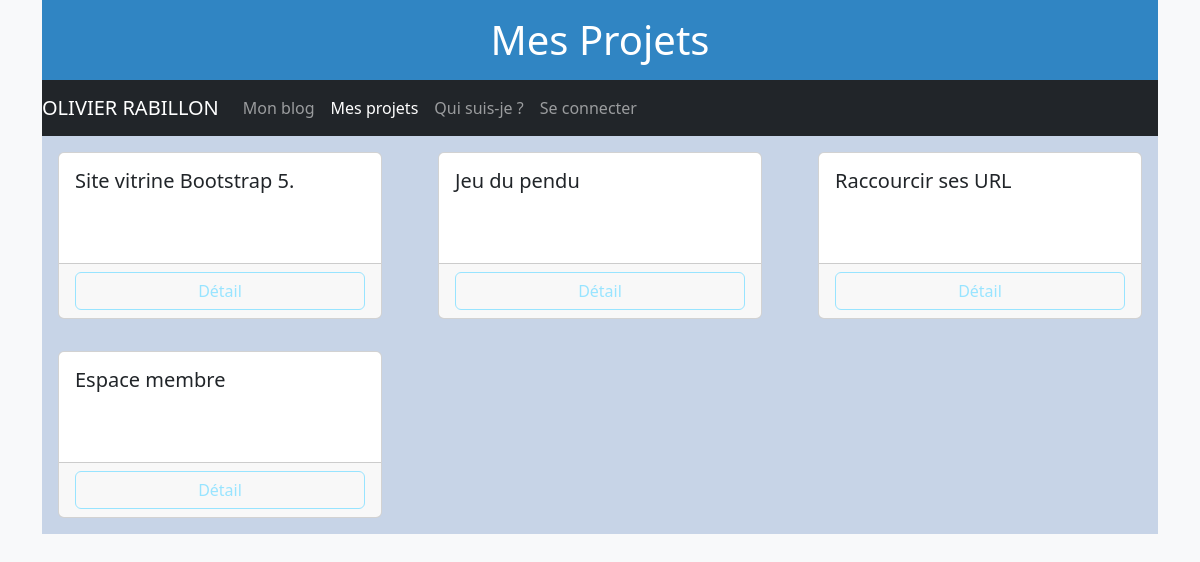
Screenshot of /listeProjet with the database file from the repository.
### tables this page shows
CREATE TABLE `projects` (
  `id` int(11) NOT NULL,
  `name` varchar(50) NOT NULL,
  `date_creation` date NOT NULL DEFAULT current_timestamp(),
  `date_update` date NOT NULL DEFAULT current_timestamp(),
  `display` tinyint(1) NOT NULL DEFAULT 0,
  `description` text NOT NULL,
  `content` text NOT NULL
);

### controller/projetController.php (called while the page is built, shortened)
<?php
       function listeProjet()
       {
              require("view/listeProjetView.php");
       }

### model/ProjetManager.php (called while the page is built, shortened)
<?php
    class ProjetManager extends Manager
    {
        function getListeProjet()
        {
            try
            {
                $bdd = $this->getConnection();
                $requete = $bdd->query("SELECT * FROM projects WHERE display = 1" );
                return $requete;
            }
            catch (Exception $ex)
            {
                throw new Exception($ex->getMessage());
            }
        }
        function getImageCardProjet($idProjet)
        {
            try
            {
                $_idProjet = htmlspecialchars($idProjet);
                $bdd = $this->getConnection();
                $requete = $bdd->prepare("SELECT * FROM images WHERE id_project = ? ");
                $requete->execute([$_idProjet]);
                while($_resultat = $requete->fetch())
                {
                    return $_resultat["image"];
                }
                return null;
            }
            catch (Exception $ex)
            {
                throw new Exception($ex->getMessage());
            }
        }
    }

### view/listeProjetView.php (the view, shortened to what this page needs)
<section class="bg-sixth">
    <div class="row">
        <?php
        require_once("./model/ProjetManager.php");
        $_projetManager = new ProjetManager();
        $_liste = $_projetManager->getListeProjet();
        while($_resultat = $_liste->fetch())
        {
            ?>
                <div class="col-lg-4 col-md-6">
                    <div class="card m-3">
                        <div class="card-body" style="min-height: 110px">
                            <h5><?= htmlspecialchars_decode($_resultat["description"]) ?></h5>
                        </div>
                        <div class="card-footer">
                            <form method="post" action="projet">
                                <button type="submit" class="btn w-100 btn-outline-secondary">Détail</button>
                            </form>
                        </div>
                    </div>
                </div>
            <?php
        }
        ?>
    </div>
</section>
<?php
    require("template.php");
?>

### rows the page displays
projects: description "Site vitrine Bootstrap 5."
projects: description "Jeu du pendu"
projects: description "Raccourcir ses URL"
projects: description "Espace membre"

### other values shown
$texteEntete "Mes Projets"
